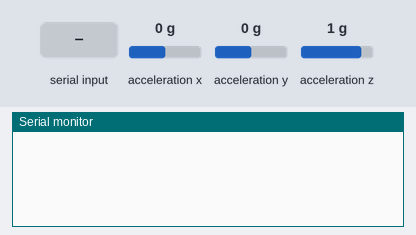
The sketch below on a simulated Arduino Uno, built with avr-gcc and run on an emulated ATmega328P. Parts: the last lines printed to the serial monitor. Wiring (inferred from the names in the program): MPU-6050 motion sensor at I2C address 0x68. The test bench sets the inputs (shaded band); at power-on: acceleration x 0 g, acceleration y 0 g, acceleration z 1 g.

Above: at 2.2 s.
2.3 s: "90,45\n" received over Serial
At 4.5 s:
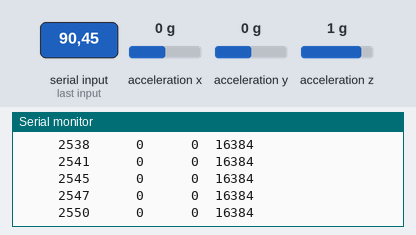
4.8 s: "30,150\n" received over Serial
At 6.4 s:
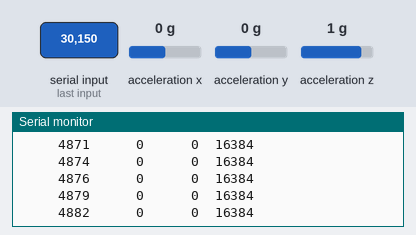
Timing chart, 0 to 7.9 s (numbered marks = the images above; inputs shaded):
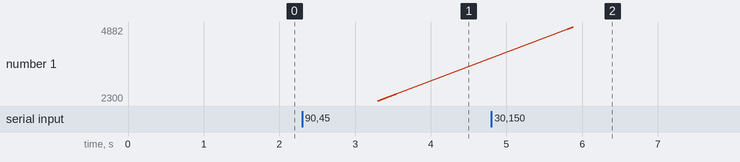

Measured:
- after the input at 2.3 s, the serial monitor: prints a new line after 1.0 s (image 1)

The sketch:

rocha_ino.ino
```cpp
//======================================================================
//   PROGRAM ReadMPU6050
//   Author: Prof. Marcelo M. Rocha
//======================================================================
#include <Wire.h>

// Auxiliary variables
   char     line[30];             // formatted output
   long     t0, t;                // time from internal clock

// MPU6050
   int      MPU = 0x68;           // MPU address (AD0 HIGH)
   int16_t  AcX, AcY, AcZ;        // accelerometer output

//======================================================================
//======================================================================

void setup() {

   Serial.begin(115200);
   while (!Serial)delay(100);

   Wire.begin();                 // Initialize comunication
   Wire.beginTransmission(MPU);  // Start communication with MPU6050
   Wire.write(0x6B);             // Talk to the register 6B
   Wire.write(0x00);             // Make reset(0 into the 6B register)
   Wire.endTransmission(true);   // end the transmission

   delay(1000);
   t0 = millis();

}

//======================================================================
//======================================================================

void loop()
{
   if (Serial.available() > 0)
   {
      String NS = Serial.readString();
      int    N  = NS.toInt();

      for (int i = 0; i < N; i++)
      {
         Wire.beginTransmission(MPU);
         Wire.write(0x3B);
         Wire.endTransmission(false);
         Wire.requestFrom(MPU, 6, true);  // 2 bytes for each parameters

         AcX  = Wire.read()<<8 | Wire.read();
         AcY  = Wire.read()<<8 | Wire.read();
         AcZ  = Wire.read()<<8 | Wire.read();
//       tmp  = Wire.read()<<8 | Wire.read();
//       GyX  = Wire.read()<<8 | Wire.read();
//       GyY  = Wire.read()<<8 | Wire.read();
//       GyZ  = Wire.read()<<8 | Wire.read();

         t  = millis() - t0;

         sprintf(line,"%9ld %6d %6d %6d", t, AcX, AcY, AcZ);
         Serial.println(line);

         Wire.endTransmission(true);
         delayMicroseconds(1000);
      }
   }
}


//======================================================================
//======================================================================
```
